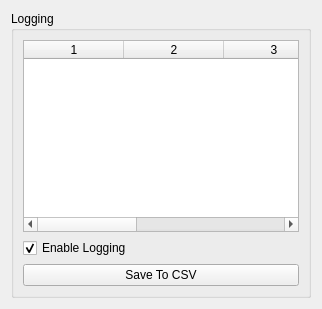
            <widget class="QWidget" name="page_6">
             <layout class="QGridLayout" name="gridLayout_30">
              <item row="0" column="0">
               <widget class="QGroupBox" name="groupBox_9">
                <property name="minimumSize">
                 <size>
                  <width>300</width>
                  <height>100</height>
                 </size>
                </property>
                <property name="title">
                 <string>Logging</string>
                </property>
                <layout class="QGridLayout" name="gridLayout_22">
                 <item row="2" column="0">
                  <widget class="QCheckBox" name="enableLogging_CB">
                   <property name="text">
                    <string>Enable Logging</string>
                   </property>
                   <property name="checked">
                    <bool>true</bool>
                   </property>
                  </widget>
                 </item>
                 <item row="1" column="0">
                  <widget class="QTableWidget" name="dataTelemLog_TW">
                   <property name="alternatingRowColors">
                    <bool>true</bool>
                   </property>
                   <property name="columnCount">
                    <number>5</number>
                   </property>
                   <column/>
                   <column/>
                   <column/>
                   <column/>
                   <column/>
                  </widget>
                 </item>
                 <item row="3" column="0">
                  <widget class="QPushButton" name="saveLogToCSV_PB">
                   <property name="text">
                    <string>Save To CSV</string>
                   </property>
                  </widget>
                 </item>
                </layout>
               </widget>
              </item>
             </layout>
            </widget>
